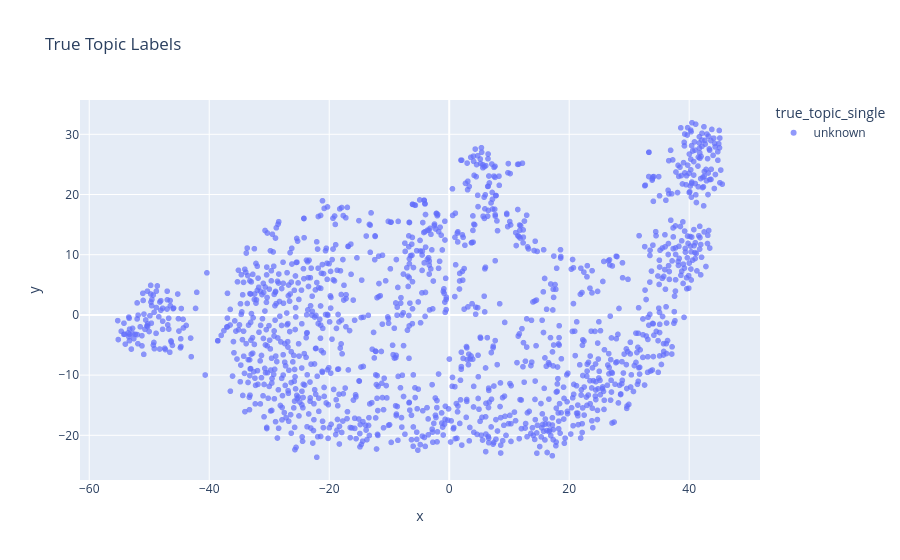
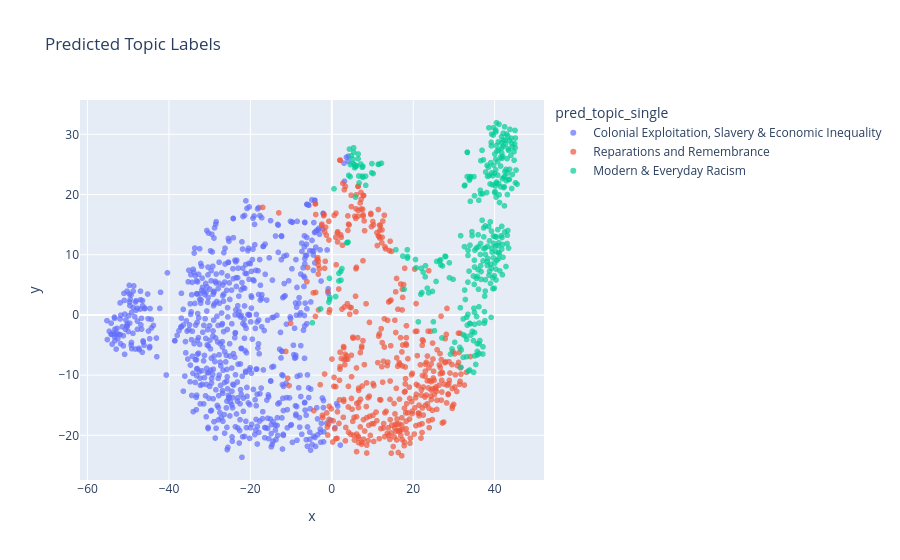
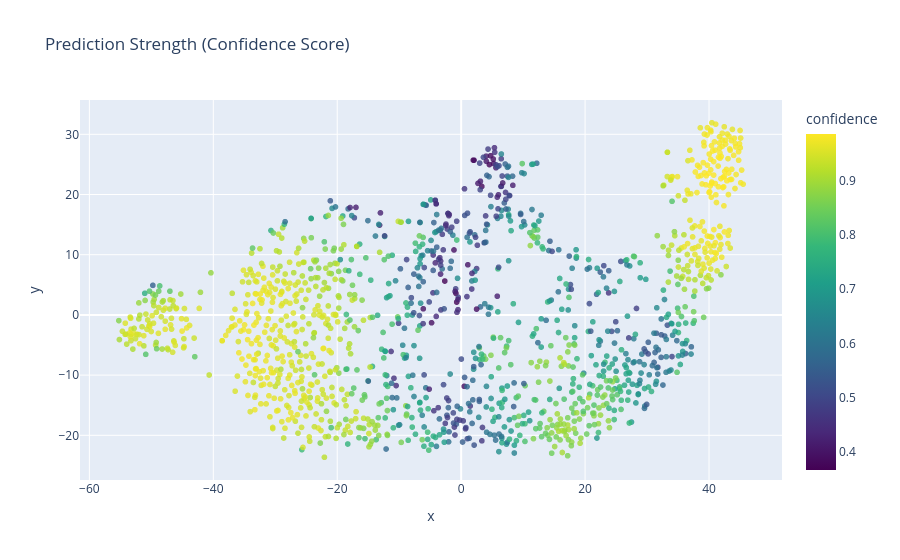

Notebook code for these charts, in order:
### Code cell
# Fix predicted and true topic names
df['true_topic_single'] = df['true_topic'].apply(
    lambda x: topic_names[x[0]] if isinstance(x, list) and x else "unknown"
)

df['pred_topic_single'] = df['pred_label']  # already topic name string

import plotly.express as px

# --- True labels ---
fig_true = px.scatter(
    df,
    x='x', y='y',
    color='true_topic_single',
    hover_data={'filename': True, 'true_topic_single': True},
    title="True Topic Labels"
)
fig_true.update_traces(marker=dict(size=6, opacity=0.7))
fig_true.show()

# --- Predicted labels ---
fig_pred = px.scatter(
    df,
    x='x', y='y',
    color='pred_topic_single',
    hover_data={'filename': True, 'pred_topic_single': True, 'confidence': True},
    title="Predicted Topic Labels"
)
fig_pred.update_traces(marker=dict(size=6, opacity=0.7))
fig_pred.show()


fig_conf = px.scatter(
    df,
    x='x', y='y',
    color='confidence',
    color_continuous_scale='Viridis',
    hover_data={'filename': True, 'pred_topic_single': True, 'confidence': True},
    title="Prediction Strength (Confidence Score)"
)
fig_conf.update_traces(marker=dict(size=6, opacity=0.8))
fig_conf.show()

### Figure 1 — Plotly figure (JSON) as saved in the notebook; plotly's stock layout.template omitted (floating-point values rounded to 4 significant figures; data arrays with more than 128 entries replaced by an {"elided": "..."} marker saying what was removed)
{"data": [{"customdata": {"elided": "1453x2 str values"}, "hovertemplate": "true_topic_single=%{customdata[1]}<br>x=%{x}<br>y=%{y}<br>filename=%{customdata[0]}<extra></extra>", "legendgroup": "unknown", "marker": {"color": "#636efa", "opacity": 0.7, "size": 6, "symbol": "circle"}, "mode": "markers", "name": "unknown", "showlegend": true, "type": "scattergl", "x": {"elided": "1453 float values"}, "xaxis": "x", "y": {"elided": "1453 float values"}, "yaxis": "y"}], "layout": {"legend": {"title": {"text": "true_topic_single"}, "tracegroupgap": 0}, "title": {"text": "True Topic Labels"}, "xaxis": {"anchor": "y", "domain": [0, 1], "title": {"text": "x"}}, "yaxis": {"anchor": "x", "domain": [0, 1], "title": {"text": "y"}}}}

### Figure 2 — Plotly figure (JSON) as saved in the notebook; plotly's stock layout.template omitted (floating-point values rounded to 4 significant figures; data arrays with more than 128 entries replaced by an {"elided": "..."} marker saying what was removed)
{"data": [{"customdata": {"elided": "689x3 mixed values"}, "hovertemplate": "pred_topic_single=%{customdata[1]}<br>x=%{x}<br>y=%{y}<br>filename=%{customdata[0]}<br>confidence=%{customdata[2]}<extra></extra>", "legendgroup": "Colonial Exploitation, Slavery & Economic Inequality", "marker": {"color": "#636efa", "opacity": 0.7, "size": 6, "symbol": "circle"}, "mode": "markers", "name": "Colonial Exploitation, Slavery & Economic Inequality", "showlegend": true, "type": "scattergl", "x": {"elided": "689 float values"}, "xaxis": "x", "y": {"elided": "689 float values"}, "yaxis": "y"}, {"customdata": {"elided": "440x3 mixed values"}, "hovertemplate": "pred_topic_single=%{customdata[1]}<br>x=%{x}<br>y=%{y}<br>filename=%{customdata[0]}<br>confidence=%{customdata[2]}<extra></extra>", "legendgroup": "Reparations and Remembrance", "marker": {"color": "#EF553B", "opacity": 0.7, "size": 6, "symbol": "circle"}, "mode": "markers", "name": "Reparations and Remembrance", "showlegend": true, "type": "scattergl", "x": {"elided": "440 float values"}, "xaxis": "x", "y": {"elided": "440 float values"}, "yaxis": "y"}, {"customdata": {"elided": "324x3 mixed values"}, "hovertemplate": "pred_topic_single=%{customdata[1]}<br>x=%{x}<br>y=%{y}<br>filename=%{customdata[0]}<br>confidence=%{customdata[2]}<extra></extra>", "legendgroup": "Modern & Everyday Racism", "marker": {"color": "#00cc96", "opacity": 0.7, "size": 6, "symbol": "circle"}, "mode": "markers", "name": "Modern & Everyday Racism", "showlegend": true, "type": "scattergl", "x": {"elided": "324 float values"}, "xaxis": "x", "y": {"elided": "324 float values"}, "yaxis": "y"}], "layout": {"legend": {"title": {"text": "pred_topic_single"}, "tracegroupgap": 0}, "title": {"text": "Predicted Topic Labels"}, "xaxis": {"anchor": "y", "domain": [0, 1], "title": {"text": "x"}}, "yaxis": {"anchor": "x", "domain": [0, 1], "title": {"text": "y"}}}}

### Figure 3 — Plotly figure (JSON) as saved in the notebook; plotly's stock layout.template omitted (floating-point values rounded to 4 significant figures; data arrays with more than 128 entries replaced by an {"elided": "..."} marker saying what was removed)
{"data": [{"customdata": {"elided": "1453x3 mixed values"}, "hovertemplate": "x=%{x}<br>y=%{y}<br>filename=%{customdata[0]}<br>pred_topic_single=%{customdata[1]}<br>confidence=%{marker.color}<extra></extra>", "legendgroup": "", "marker": {"color": {"elided": "1453 float values"}, "coloraxis": "coloraxis", "opacity": 0.8, "size": 6, "symbol": "circle"}, "mode": "markers", "name": "", "showlegend": false, "type": "scattergl", "x": {"elided": "1453 float values"}, "xaxis": "x", "y": {"elided": "1453 float values"}, "yaxis": "y"}], "layout": {"coloraxis": {"colorbar": {"title": {"text": "confidence"}}, "colorscale": [[0, "#440154"], [0.1111, "#482878"], [0.2222, "#3e4989"], [0.3333, "#31688e"], [0.4444, "#26828e"], [0.5556, "#1f9e89"], [0.6667, "#35b779"], [0.7778, "#6ece58"], [0.8889, "#b5de2b"], [1, "#fde725"]]}, "legend": {"tracegroupgap": 0}, "title": {"text": "Prediction Strength (Confidence Score)"}, "xaxis": {"anchor": "y", "domain": [0, 1], "title": {"text": "x"}}, "yaxis": {"anchor": "x", "domain": [0, 1], "title": {"text": "y"}}}}
